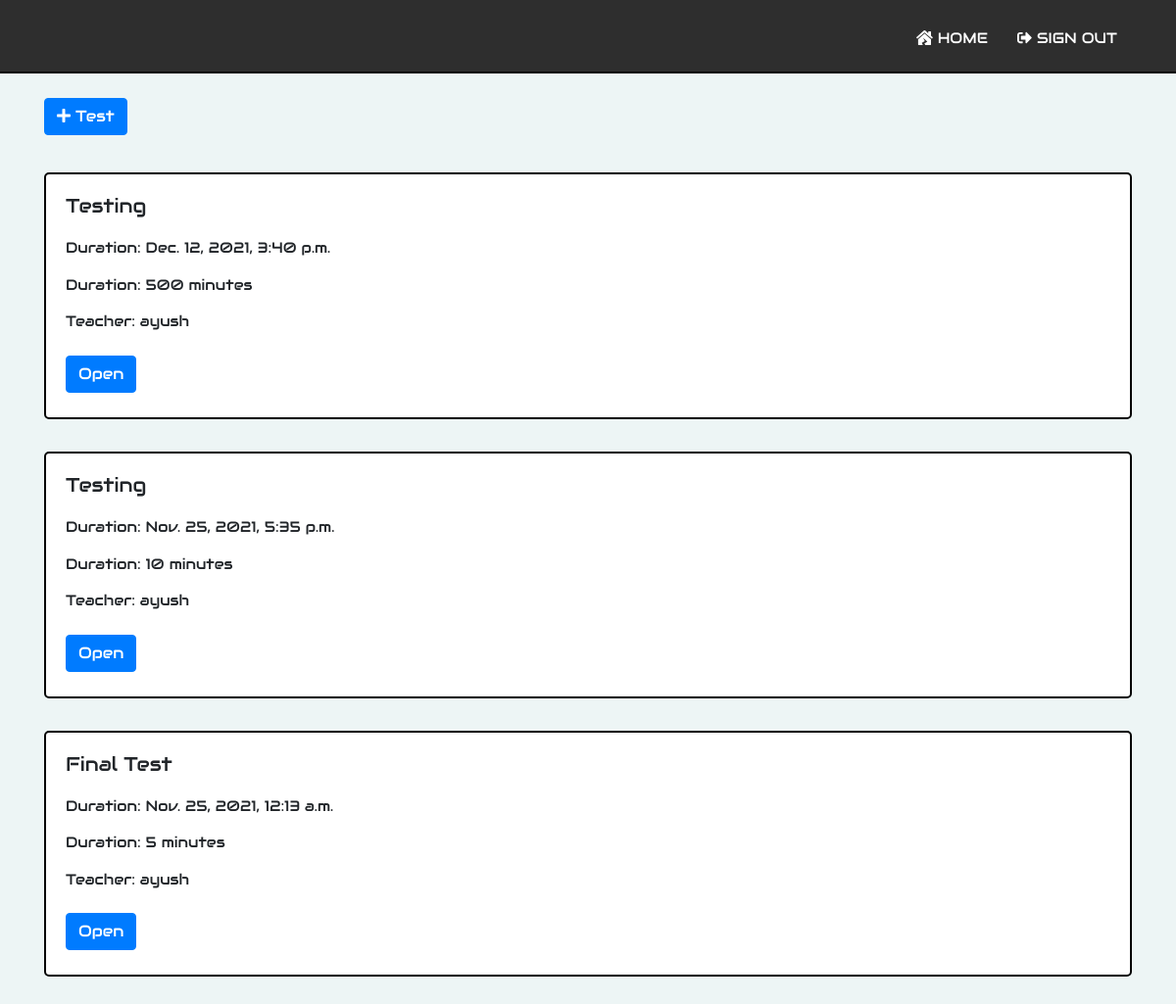
The page / (signed in) on the database as committed earlier.
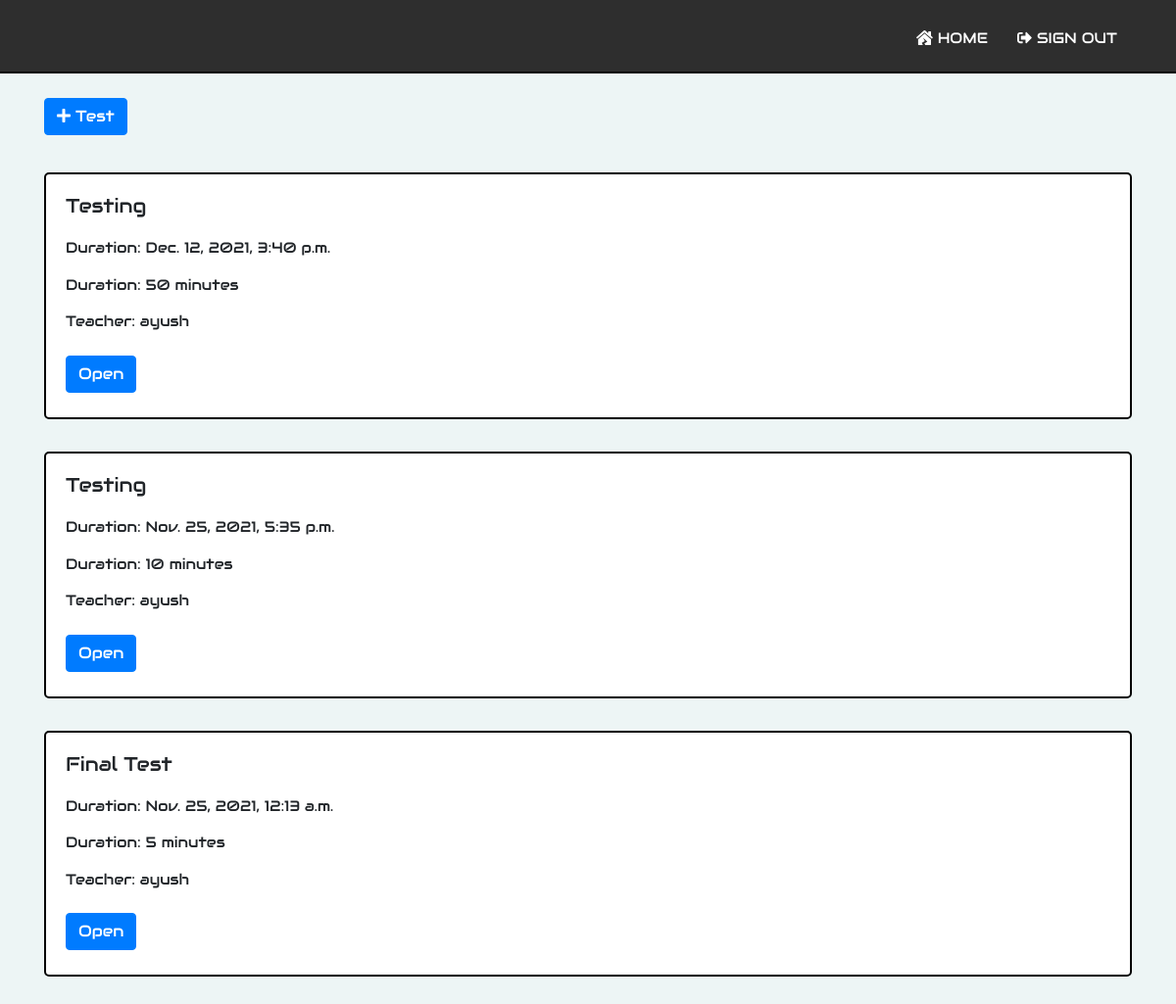
The same page on the database as committed later.
### grader/models.py (models this page shows, shortened)
class Test(models.Model):
    test_id = models.AutoField(primary_key = True)
    user = models.ForeignKey(User, on_delete = models.CASCADE)
    title = models.CharField(max_length = 255)
    link = models.CharField(max_length = 255)
    semester = models.IntegerField()
    branch = models.CharField(max_length = 255)
    duration = models.IntegerField()
    start_time = models.DateTimeField()
    end_time = models.DateTimeField()

### grader/views.py (the view)
# urls.py: path('', views.index, name='index'),
def index(request):
	context = {
		'title': 'Home'
	}
	if request.user.username:
		username = request.user.username
		role = UserRole.objects.get(user = request.user).role
		context['role'] = role
		cur_time = timezone.localtime(timezone.now())
		if role == 'teacher':
			tests = Test.objects.all().filter(user = request.user)
		else:
			details = StudentDetail.objects.get(user = request.user)
			tests = Test.objects.all().filter(branch = details.branch)
			tests = tests.filter(semester = details.semester)
		context['is_teacher'] = True if role == 'teacher' else False
		tests = tests.order_by('-start_time')
		if len(tests) == 0:
			messages.info(request, 'No tests available')
		page = request.GET.get('page', 1)
		paginator = Paginator(tests, 5)
		try:
			paginated_tests = paginator.page(page)
		except PageNotAnInteger:
			paginated_tests = paginator.page(1)
		except EmptyPage:
			paginated_tests = paginator.page(paginator.num_pages)
		context['tests'] = paginated_tests
	return render(request, 'grader/index.html', context=context)

### templates/grader/index.html (shortened to what this page needs)
{% extends "grader/base.html" %}
{% load static %}
{% block content %}
    {% if is_teacher %}
        <a class="btn btn-primary" href="{% url 'create-test' %}"><i class="fas fa-plus"></i> Test</a>
    {% else %}
        <div class="space"></div>
        <div class="space"></div>
    {% endif %}
    {% if request.user.is_authenticated %}
        {% if tests %}
            {% for test in tests %}
                <div class="test-card">
                    <div class="card-body">
                        <h5 class="card-title">{{ test.title|title }}</h5>
                        <p class="card-text">
                            Duration: {{ test.start_time }}
                            <br>
                            Duration: {{ test.duration }} minutes
                            <br>
                            Teacher: {{ test.user.username }}
                        </p>
                        <a href="{% url 'test' test.link %}" class="btn btn-primary">Open</a>
                    </div>
                </div>
            {% endfor %}
        {% endif %}
    {% endif %}
    <div class="space"></div>
{% endblock content %}

Rows that differ between the two databases and show on the page:
changed Test "Dec. 12, 2021, 3:40 p.m.": duration "500" → "50"
